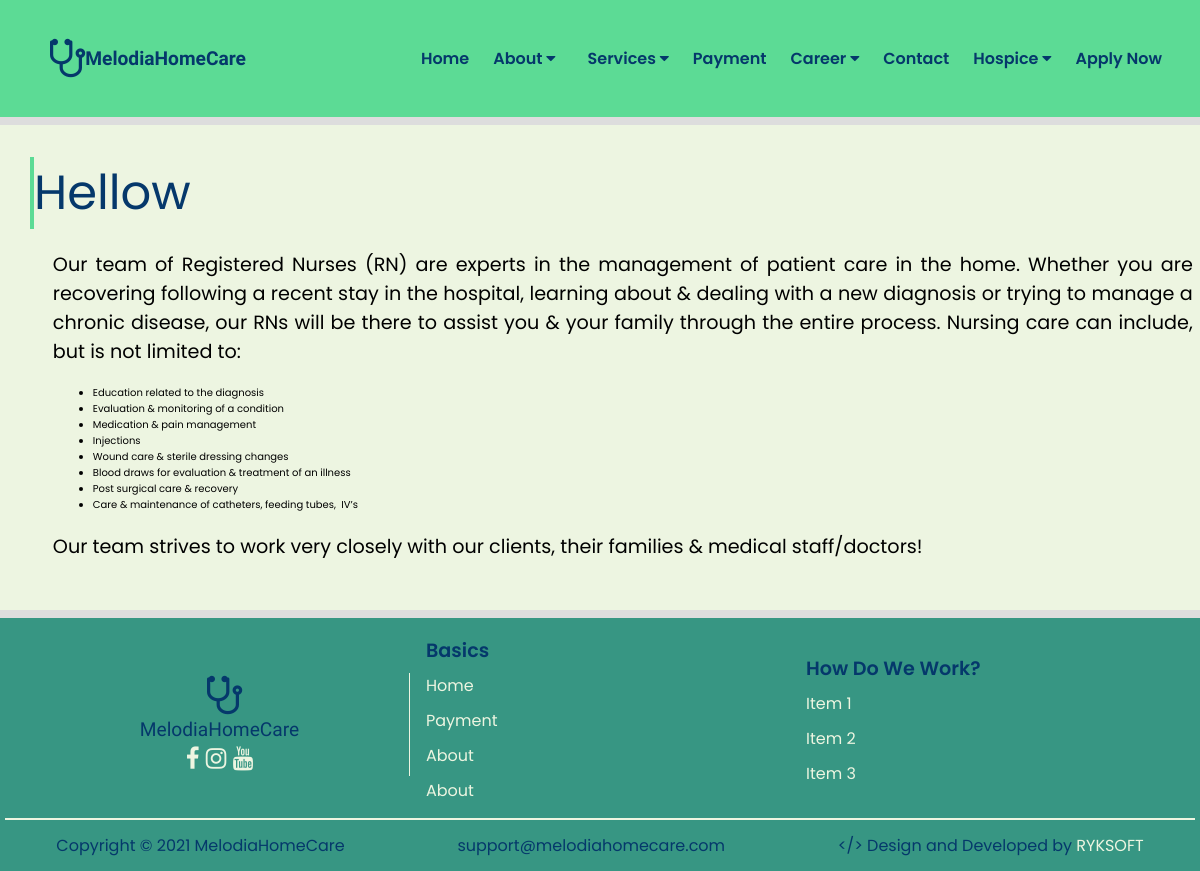
Page /nursing-service on the committed database.
### services/models.py (models this page shows, shortened)
class Nursing_Service(models.Model):
    service_name = models.CharField(
        max_length=250, null=False, blank=False, verbose_name="Heading")
    sub_heading = models.CharField(
        max_length=250, null=True, blank=True, verbose_name="Sub-Heading")
    service_image = models.ImageField(
        upload_to='service_uploads/skilled-nursing', blank=True, null=True, verbose_name="Image")
    blog = RichTextField(verbose_name="Details of Service")
    class Meta:
        verbose_name = "Skilled Nurse (SN) Service"
        verbose_name_plural = "Skilled Nurse (SN)"

### services/views.py (the view)
# urls.py: path('nursing-service', views.nursing_service, name='nursing_service'),
def nursing_service(request):
    nurs_service = Nursing_Service.objects.all()
    return render(request, 'nursing-service.html', {'service': nurs_service})

### services/templates/nursing-service.html (shortened to what this page needs)
{% extends 'base.html' %} {% block title %}Skilled Nurse{% endblock %}
{% block home %}
{% for service in service %}
<section class="introduction--section">
  <div class="introduction">
    <div class="container">
      <div class="introduction--heading">
        <h1>{{ service.service_name }}</h1>
      </div>
      <div class="introduction--image">
        <div><p>{{ service.blog|safe }}</p></div>
      </div>
    </div>
  </div>
</section>
{% endfor %} {% endblock %}

### services/templates/base.html (shortened to what this page needs)
{% load static %}
<!DOCTYPE html>
<html lang="en">
  <head>
    <link rel="stylesheet" href="{% static 'css/style.css' %}" />
    <link
      rel="stylesheet"
      href="https://cdnjs.cloudflare.com/ajax/libs/font-awesome/4.7.0/css/font-awesome.min.css"
    />
    <link rel="stylesheet" href="{% static 'js/jquery.flipster.min.css' %}" />
  </head>
  <body onload="collaps()">
    <header class="nav__container">
      <nav class="nav collapsible container" id="navi">
        <h1 class="nav__heading">
          <a href="{% url 'home' %}"
            ><i class="fa fa-stethoscope"></i>
            <span style="font-weight: bolder">MelodiaHomeCare</span></a
          >
        </h1>
        <ul class="list nav__list collapsible__content">
          <li class="nav__item"><a href="{% url 'home' %}">Home</a></li>
          <li class="nav__item collapsible--drop">
            <div class="dropdown">
              <div class="dropbtn">
                <a href="#">About <i class="fa fa-caret-down"></i></a>
              </div>
            </div>
          </li>
          <li class="nav__item collapsible--drop">
            <div class="dropdown">
              <div class="dropbtn">
                <a href="#">Services <i class="fa fa-caret-down"></i></a>
              </div>
            </div>
          </li>
          <li class="nav__item"><a href="#">Payment</a></li>
          <li class="nav__item collapsible--drop">
            <div class="dropdown">
              <div class="dropbtn">
                <a href="#">Career <i class="fa fa-caret-down"></i></a>
              </div>
            </div>
          </li>
          <li class="nav__item"><a href="#">Contact</a></li>
          <li class="nav__item collapsible--drop">
            <div class="dropdown">
              <div class="dropbtn">
                <a href="#">Hospice <i class="fa fa-caret-down"></i></a>
              </div>
            </div>
          </li>
          <li class="nav__item"><a href="#">Apply Now</a></li>
        </ul>
      </nav>
    </header>
    {% block home %} {% endblock %}
    <footer class="block block--dark footer">
      <div class="container grid footer__sections">
        <section class="collapsable footer__section">
          <header class="collapsable__header">
            <h2 class="collapsable__heading footer__heading">Basics</h2>
          </header>
          <div class="collapsable__content">
            <ul class="list footer__list">
              <li><a href="">Home</a></li>
              <li><a href="">Payment</a></li>
              <li><a href="">About</a></li>
              <li class="subheading"><a href="">About</a></li>
            </ul>
          </div>
        </section>
        <section class="collapsable footer__section">
          <header class="collapsable__header">
            <h2 class="collapsable__heading footer__heading">
              How Do We Work?
            </h2>
          </header>
          <div class="collapsable__content">
            <ul class="list footer__list">
              <li><a href="">Item 1</a></li>
              <li><a href="">Item 2</a></li>
              <li><a href="">Item 3</a></li>
            </ul>
          </div>
        </section>
        <section class="footer__brand">
          <h1 class="nav__heading footer__brand-heading">
            <a href="{% url 'home' %}"
              ><i class="fa fa-stethoscope"></i> <span>MelodiaHomeCare</span></a
            >
          </h1>
          <a href=""><i class="fa fa-facebook"></i></a>
          <a href=""><i class="fa fa-instagram"></i></a>
          <a href=""><i class="fa fa-youtube"></i></a>
        </section>
      </div>
      <hr />
      <div class="copy_right">
        <p class="footer__copyright">Copyright © 2021 MelodiaHomeCare</p>
        <p class="footer__copyright">support@melodiahomecare.com</p>
        <p class="footer__copyright made_by">
          Design and Developed by <span>RYKSOFT</span>
        </p>
      </div>
    </footer>
  </body>
</html>

### rows in the picture
Nursing_Service: service_name "Hellow", blog "Our team of Registered Nurses (RN) are experts in the management of patient care in the home. Whether you are recovering following a recent stay in the hospital, learning about & dealing with a new diagnosis or trying to manage a chronic disease, our RNs will be there to assist you & your family through the entire process. Nursing care can include, but is not limited to: Education related to the diagnosis Evaluation & monitoring of a condition Medication & pain management Injections Wound care & sterile dressing changes Blood draws for evaluation & treatment of an illness Post surgical care & recovery Care & maintenance of catheters, feeding tubes, IV’s Our team strives to work very closely…"
